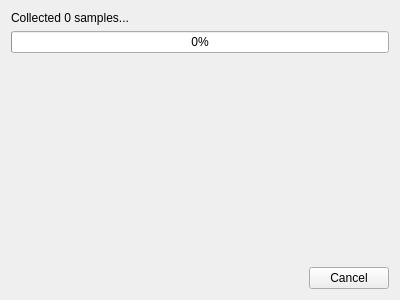
<?xml version="1.0" encoding="UTF-8"?>
<ui version="4.0">
 <class>Acceleration_Calibration_Wizard_Collect</class>
 <widget class="QWidget" name="Acceleration_Calibration_Wizard_Collect">
  <property name="geometry">
   <rect>
    <x>0</x>
    <y>0</y>
    <width>400</width>
    <height>300</height>
   </rect>
  </property>
  <property name="windowTitle">
   <string>Form</string>
  </property>
  <layout class="QVBoxLayout" name="verticalLayout">
   <item>
    <widget class="QLabel" name="info">
     <property name="text">
      <string>Collected 0 samples...</string>
     </property>
    </widget>
   </item>
   <item>
    <widget class="QProgressBar" name="progressBar">
     <property name="value">
      <number>0</number>
     </property>
    </widget>
   </item>
   <item>
    <widget class="QWidget" name="widget" native="true">
     <layout class="QGridLayout" name="gridLayout"/>
    </widget>
   </item>
   <item>
    <spacer name="verticalSpacer">
     <property name="orientation">
      <enum>Qt::Vertical</enum>
     </property>
     <property name="sizeHint" stdset="0">
      <size>
       <width>20</width>
       <height>40</height>
      </size>
     </property>
    </spacer>
   </item>
   <item>
    <widget class="QDialogButtonBox" name="buttonBox">
     <property name="standardButtons">
      <set>QDialogButtonBox::Cancel</set>
     </property>
    </widget>
   </item>
  </layout>
 </widget>
 <resources/>
 <connections/>
</ui>
